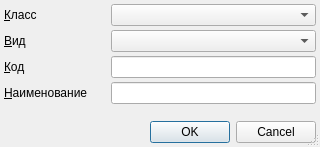
<?xml version="1.0" encoding="UTF-8"?>
<ui version="4.0">
 <class>ItemEditorDialog</class>
 <widget class="QDialog" name="ItemEditorDialog">
  <property name="geometry">
   <rect>
    <x>0</x>
    <y>0</y>
    <width>320</width>
    <height>147</height>
   </rect>
  </property>
  <property name="windowTitle">
   <string>ChangeMe!</string>
  </property>
  <property name="sizeGripEnabled">
   <bool>true</bool>
  </property>
  <layout class="QGridLayout" name="gridLayout">
   <property name="margin">
    <number>4</number>
   </property>
   <property name="spacing">
    <number>4</number>
   </property>
   <item row="0" column="0">
    <widget class="QLabel" name="lblClass">
     <property name="text">
      <string>&amp;Класс</string>
     </property>
     <property name="buddy">
      <cstring>cmbClass</cstring>
     </property>
    </widget>
   </item>
   <item row="0" column="1">
    <widget class="CRBComboBox" name="cmbClass"/>
   </item>
   <item row="2" column="0">
    <widget class="QLabel" name="lblCode">
     <property name="text">
      <string>&amp;Код</string>
     </property>
     <property name="buddy">
      <cstring>edtCode</cstring>
     </property>
    </widget>
   </item>
   <item row="2" column="1">
    <widget class="QLineEdit" name="edtCode"/>
   </item>
   <item row="3" column="0">
    <widget class="QLabel" name="lblName">
     <property name="text">
      <string>&amp;Наименование</string>
     </property>
     <property name="buddy">
      <cstring>edtName</cstring>
     </property>
    </widget>
   </item>
   <item row="3" column="1">
    <widget class="QLineEdit" name="edtName"/>
   </item>
   <item row="4" column="0">
    <spacer>
     <property name="orientation">
      <enum>Qt::Vertical</enum>
     </property>
     <property name="sizeHint" stdset="0">
      <size>
       <width>103</width>
       <height>16</height>
      </size>
     </property>
    </spacer>
   </item>
   <item row="5" column="0" colspan="2">
    <widget class="QDialogButtonBox" name="buttonBox">
     <property name="orientation">
      <enum>Qt::Horizontal</enum>
     </property>
     <property name="standardButtons">
      <set>QDialogButtonBox::Cancel|QDialogButtonBox::Ok</set>
     </property>
    </widget>
   </item>
   <item row="1" column="1">
    <widget class="CRBComboBox" name="cmbKind"/>
   </item>
   <item row="1" column="0">
    <widget class="QLabel" name="lblKind">
     <property name="text">
      <string>&amp;Вид</string>
     </property>
     <property name="buddy">
      <cstring>cmbKind</cstring>
     </property>
    </widget>
   </item>
  </layout>
 </widget>
 <customwidgets>
  <customwidget>
   <class>CRBComboBox</class>
   <extends>QComboBox</extends>
   <header>library/crbcombobox.h</header>
  </customwidget>
 </customwidgets>
 <tabstops>
  <tabstop>cmbClass</tabstop>
  <tabstop>cmbKind</tabstop>
  <tabstop>edtCode</tabstop>
  <tabstop>edtName</tabstop>
  <tabstop>buttonBox</tabstop>
 </tabstops>
 <resources/>
 <connections>
  <connection>
   <sender>buttonBox</sender>
   <signal>accepted()</signal>
   <receiver>ItemEditorDialog</receiver>
   <slot>accept()</slot>
   <hints>
    <hint type="sourcelabel">
     <x>170</x>
     <y>113</y>
    </hint>
    <hint type="destinationlabel">
     <x>117</x>
     <y>106</y>
    </hint>
   </hints>
  </connection>
  <connection>
   <sender>buttonBox</sender>
   <signal>rejected()</signal>
   <receiver>ItemEditorDialog</receiver>
   <slot>reject()</slot>
   <hints>
    <hint type="sourcelabel">
     <x>250</x>
     <y>113</y>
    </hint>
    <hint type="destinationlabel">
     <x>247</x>
     <y>107</y>
    </hint>
   </hints>
  </connection>
 </connections>
</ui>
